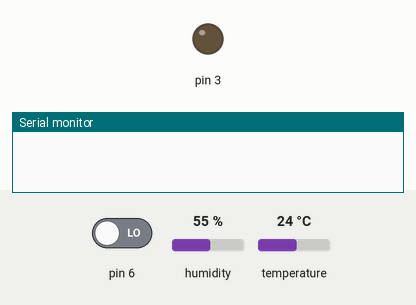
Bench run of a sketch on a simulated Arduino Uno, built with avr-gcc and run on an emulated ATmega328P. Parts: output pins drawn as LEDs (lit = HIGH), the last lines printed to the serial monitor. Inputs (shaded band) come from the test bench; at power-on: pin 6 LOW, humidity 55 %, temperature 24 °C.

Above: at 0.1 s.
At 1.6 s:
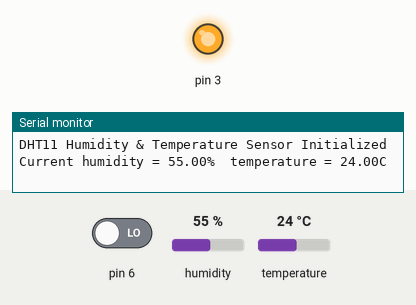
Timing chart, 0 to 3.1 s (numbered marks = the images above):
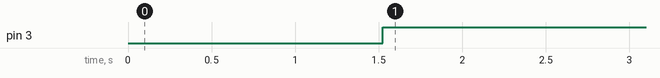

The sketch:

Automatic_Plant_Watering_System.ino
```cpp
#include "dht.h"
#define dht_apin A0

dht DHT;
int water;

void setup() {
  Serial.begin(9600);
  pinMode(3, OUTPUT);
  pinMode(6, INPUT);

  delay(500);
  Serial.println("DHT11 Humidity & Temperature Sensor Initialized");
  delay(1000);
}

void loop() {
  DHT.read11(dht_apin);
  Serial.print("Current humidity = ");
  Serial.print(DHT.humidity);
  Serial.print("%  ");
  Serial.print("temperature = ");
  Serial.print(DHT.temperature);
  Serial.println("C");

  water = digitalRead(6);

  if (water == HIGH) {
    digitalWrite(3, LOW);
  } else {
    digitalWrite(3, HIGH);
  }

  delay(5000);
}
```

Measured:
- by itself, pin 3: LOW → HIGH at 1.5 s
